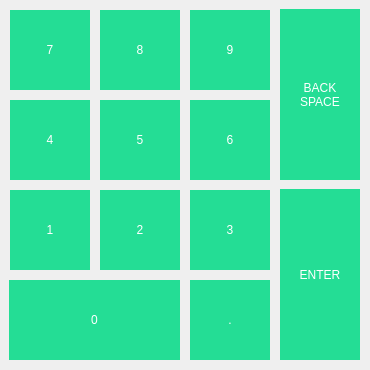
<?xml version="1.0" encoding="UTF-8"?>
<ui version="4.0">
 <class>KeyBoard</class>
 <widget class="QWidget" name="KeyBoard">
  <property name="geometry">
   <rect>
    <x>0</x>
    <y>0</y>
    <width>370</width>
    <height>370</height>
   </rect>
  </property>
  <property name="windowTitle">
   <string>Form</string>
  </property>
  <property name="styleSheet">
   <string notr="true">#NumKeyboard{
background-color: rgb(255, 255, 255);
}
QPushButton{
border:0px silid gray;
font: 40px &quot;WenQuanYi Micro Hei Mono&quot;;
color:rgb(255, 255, 255);
background-color: rgb(36, 221, 149);
}
QPushButton:pressed{
font: 40px &quot;WenQuanYi Micro Hei Mono&quot;;
color:rgb(255, 255, 255);
background-color: rgb(36, 221, 149);
background-color: rgb(8, 182, 114);
}</string>
  </property>
  <widget class="QPushButton" name="key_5">
   <property name="geometry">
    <rect>
     <x>100</x>
     <y>100</y>
     <width>80</width>
     <height>80</height>
    </rect>
   </property>
   <property name="focusPolicy">
    <enum>Qt::NoFocus</enum>
   </property>
   <property name="text">
    <string>5</string>
   </property>
  </widget>
  <widget class="QPushButton" name="key_7">
   <property name="geometry">
    <rect>
     <x>10</x>
     <y>10</y>
     <width>80</width>
     <height>80</height>
    </rect>
   </property>
   <property name="focusPolicy">
    <enum>Qt::NoFocus</enum>
   </property>
   <property name="text">
    <string>7</string>
   </property>
  </widget>
  <widget class="QPushButton" name="key_0">
   <property name="geometry">
    <rect>
     <x>9</x>
     <y>280</y>
     <width>171</width>
     <height>80</height>
    </rect>
   </property>
   <property name="focusPolicy">
    <enum>Qt::NoFocus</enum>
   </property>
   <property name="text">
    <string>0</string>
   </property>
  </widget>
  <widget class="QPushButton" name="key_3">
   <property name="geometry">
    <rect>
     <x>190</x>
     <y>190</y>
     <width>80</width>
     <height>80</height>
    </rect>
   </property>
   <property name="focusPolicy">
    <enum>Qt::NoFocus</enum>
   </property>
   <property name="text">
    <string>3</string>
   </property>
  </widget>
  <widget class="QPushButton" name="key_enter">
   <property name="geometry">
    <rect>
     <x>280</x>
     <y>189</y>
     <width>80</width>
     <height>171</height>
    </rect>
   </property>
   <property name="focusPolicy">
    <enum>Qt::NoFocus</enum>
   </property>
   <property name="styleSheet">
    <string notr="true">font: 23px &quot;WenQuanYi Micro Hei Mono&quot;;</string>
   </property>
   <property name="text">
    <string>ENTER</string>
   </property>
  </widget>
  <widget class="QPushButton" name="key_1">
   <property name="geometry">
    <rect>
     <x>10</x>
     <y>190</y>
     <width>80</width>
     <height>80</height>
    </rect>
   </property>
   <property name="focusPolicy">
    <enum>Qt::NoFocus</enum>
   </property>
   <property name="text">
    <string>1</string>
   </property>
  </widget>
  <widget class="QPushButton" name="key_6">
   <property name="geometry">
    <rect>
     <x>190</x>
     <y>100</y>
     <width>80</width>
     <height>80</height>
    </rect>
   </property>
   <property name="focusPolicy">
    <enum>Qt::NoFocus</enum>
   </property>
   <property name="text">
    <string>6</string>
   </property>
  </widget>
  <widget class="QPushButton" name="key_9">
   <property name="geometry">
    <rect>
     <x>190</x>
     <y>10</y>
     <width>80</width>
     <height>80</height>
    </rect>
   </property>
   <property name="focusPolicy">
    <enum>Qt::NoFocus</enum>
   </property>
   <property name="text">
    <string>9</string>
   </property>
  </widget>
  <widget class="QPushButton" name="key_4">
   <property name="geometry">
    <rect>
     <x>10</x>
     <y>100</y>
     <width>80</width>
     <height>80</height>
    </rect>
   </property>
   <property name="focusPolicy">
    <enum>Qt::NoFocus</enum>
   </property>
   <property name="text">
    <string>4</string>
   </property>
  </widget>
  <widget class="QPushButton" name="key_back">
   <property name="geometry">
    <rect>
     <x>280</x>
     <y>9</y>
     <width>80</width>
     <height>171</height>
    </rect>
   </property>
   <property name="focusPolicy">
    <enum>Qt::NoFocus</enum>
   </property>
   <property name="styleSheet">
    <string notr="true">font: 23px &quot;WenQuanYi Micro Hei Mono&quot;;</string>
   </property>
   <property name="text">
    <string>BACK
SPACE</string>
   </property>
  </widget>
  <widget class="QPushButton" name="key_2">
   <property name="geometry">
    <rect>
     <x>100</x>
     <y>190</y>
     <width>80</width>
     <height>80</height>
    </rect>
   </property>
   <property name="focusPolicy">
    <enum>Qt::NoFocus</enum>
   </property>
   <property name="text">
    <string>2</string>
   </property>
  </widget>
  <widget class="QPushButton" name="key_8">
   <property name="geometry">
    <rect>
     <x>100</x>
     <y>10</y>
     <width>80</width>
     <height>80</height>
    </rect>
   </property>
   <property name="focusPolicy">
    <enum>Qt::NoFocus</enum>
   </property>
   <property name="text">
    <string>8</string>
   </property>
  </widget>
  <widget class="QPushButton" name="key_10">
   <property name="geometry">
    <rect>
     <x>190</x>
     <y>280</y>
     <width>80</width>
     <height>80</height>
    </rect>
   </property>
   <property name="focusPolicy">
    <enum>Qt::NoFocus</enum>
   </property>
   <property name="text">
    <string>.</string>
   </property>
  </widget>
 </widget>
 <resources/>
 <connections/>
</ui>
